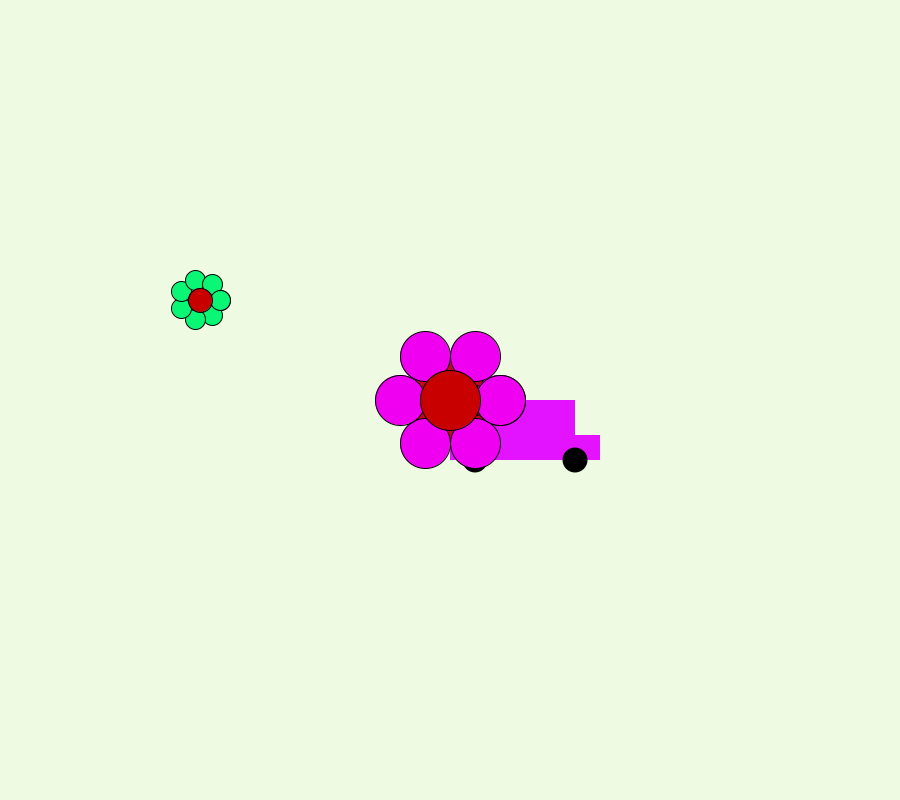
Frame 1 (no input)
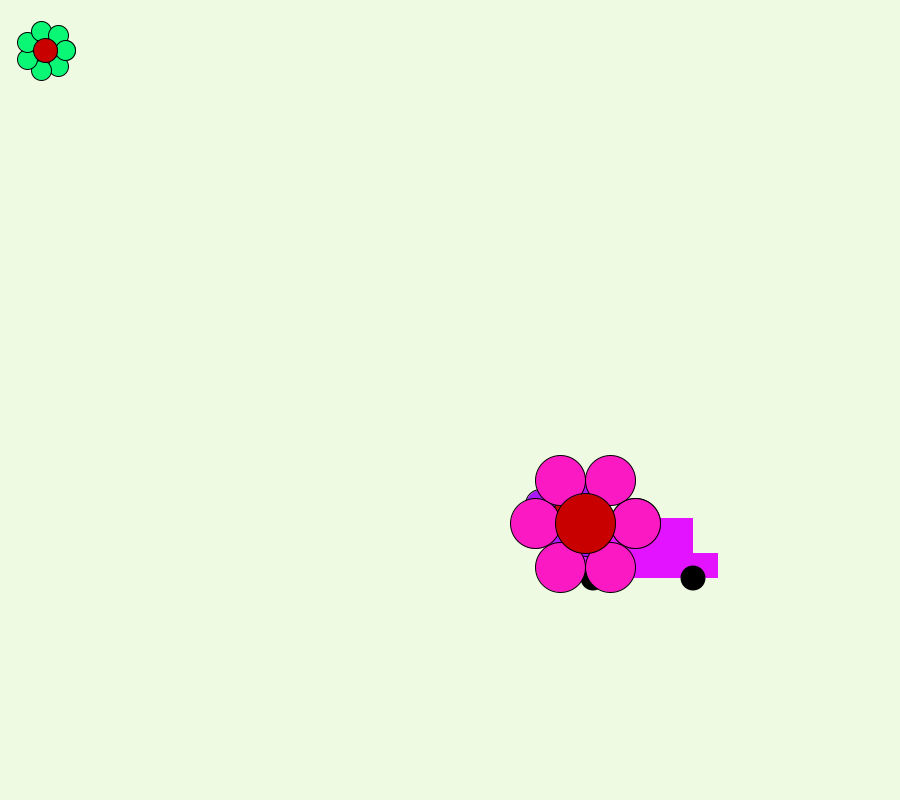
Frame 60 (the mouse pressed at the canvas centre just before this capture)
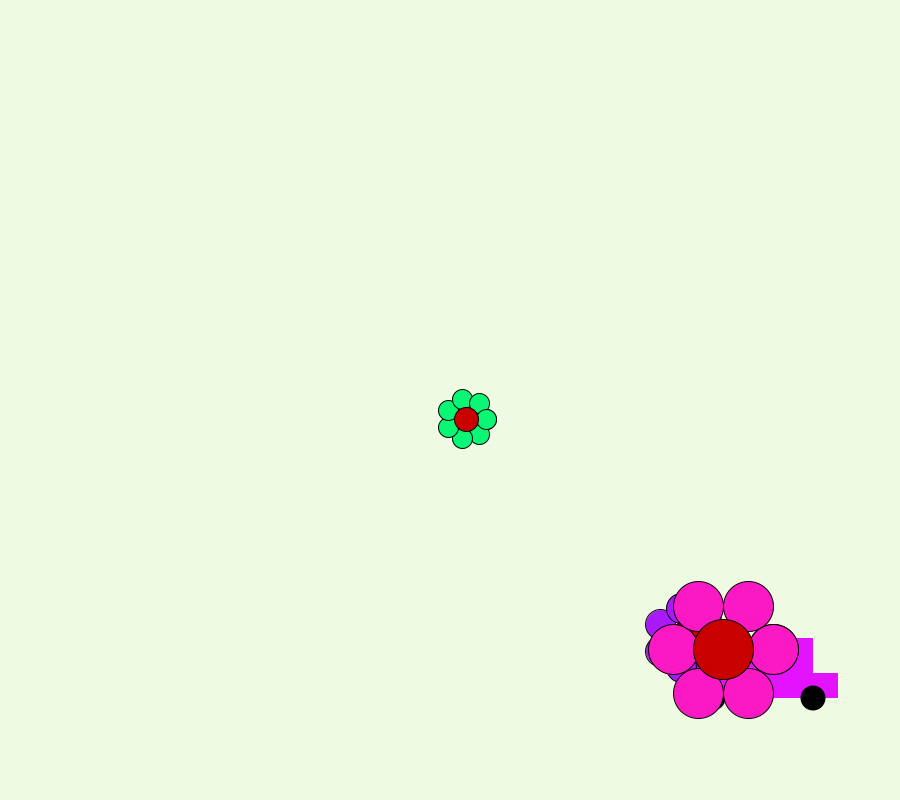
Frame 120 (the mouse held since frame 60 and released just before this capture)

The Processing sketch that drew these frames (run headless with seeded random() and noise(); from frame 60 on, the mouse is pressed at the canvas centre):

// Processing sketch: flowerObject
// ── flowerObject.pde
Flower myFlower1;  // the first instance of the Flower class
Flower myFlower2;
Flower myFlower3;
Flower[] myFlowers;
Flower myCar1;

void setup() {
  size(900, 800);

  float x = width/2;
  float y = height/2;
  int pc = #C9061D;
  int carColor = #E312FF;
  int hitColor = #AA19FA;  

  myFlower1 = new Flower(30, 7, x, y, pc, 2, 2, hitColor);
  myFlower2 = new Flower(50, 6, x, y, #EF00F0, 2.3, 2.1, #FA19C2);
  myFlower3 = new Flower(20, 7, 200, 300, #0AF776, 2, 2, #FA6419);
  myCar1 = new Flower(x, y, 5, carColor, 2, 2);

  myFlowers = new Flower[0];

  for (int i = 0; i < myFlowers.length; i++) {
    int rad = int(random(5, 60));
    int petals = int(random(5, 20));
    float xspeed = random(2.5, 4.5);
    float yspeed = random(2.5, 4.5);
    myFlowers[i] = new Flower(rad, petals, x, y, pc, xspeed, yspeed, hitColor);
  }
}

void draw() {
  if (myFlower3.hit != true) {
    background(#EEFAE1);
  } else {
    background(0);
  }

  for (int i = 0; i < myFlowers.length; i++) {
    myFlowers[i].displayFlower();
    myFlowers[i].move();
    myFlowers[i].bounce();
    myFlowers[i].flowerHit(myFlowers[i]);
  }

  myCar1.displayCar();
  myCar1.move();
  myCar1.bounce();

  myFlower1.displayFlower();
  myFlower1.move();
  myFlower1.bounce();
  myFlower2.displayFlower();
  myFlower2.move();
  myFlower2.bounce();
  myFlower3.displayFlower();
  myFlower3.move();
  myFlower3.followMouse();

  myFlower1.flowerHit(myFlower2);
  myFlower2.flowerHit(myFlower1);
  myFlower3.flowerHit(myFlower1);
  myFlower3.flowerHit(myFlower2);
}

// ── FlowerClass.pde
class Flower {
  float r;       // radius of the flower petal
  int n_petals;  // number of petals 
  float x;       // x-position of the center of the flower
  float y;       // y-position of the center of the flower
  int petalColor;//hexadecimal number for the color of petals
  int hitColor;

  int carColor;

  int size;

  int xdirection = 1;
  int ydirection = 1;

  float xspeed, yspeed;

  float easing = 0.05;

  boolean hit = false;
  
  //Flower object constructor
  Flower(float r, int n_petals, float x, float y, int petalColor, float xspeed, float yspeed, 
    int hitColor) {
    this.r = r;
    this.n_petals = n_petals;
    this.x = x;
    this.y = y;
    this.petalColor = petalColor;
    this.xspeed = xspeed;
    this.yspeed = yspeed;
    this.hitColor = hitColor;
  } 

  //Car object constructor
  Flower(float x, float y, int size, int carColor, float xspeed, float yspeed) {
    this.x = x;
    this.y = y;
    this.size = size;
    this.carColor = carColor;
    this.xspeed = xspeed;
    this.yspeed = yspeed;
  }

  void displayFlower() {
    stroke(1);
    float ballX;
    float ballY;

    if (hit) {
      fill(hitColor);
    } else {
      fill(petalColor);
    }

    for (float i = 0; i < PI * 2; i += 2 * PI / n_petals) {
      ballX = x + r*cos(i);
      ballY = y + r*sin(i);
      ellipse(ballX, ballY, r, r);
    }

    fill(200, 0, 0);
    ellipse(x, y, r * 1.2, r * 1.2);
  }

  void displayCar() {
    float car1x = x + 5 * size;
    float car1y = y;
    noStroke();
    fill(carColor);
    rect(car1x, car1y, 20 * size, 10 * size);
    rect(x, y + 7 * size, 30 * size, 5 * size);
    fill(0);
    ellipse(x + 5 * size, y + 12 * size, 5 * size, 5 * size);
    ellipse(x + 25 * size, y + 12 * size, 5 * size, 5 * size);
  }

  void flowerHit(Flower flower) {
    if (dist(flower.x, flower.y, x, y) < r * 2) {     
      hit = true;
    } else {
      hit = false;
    }
  }

  //https://processing.org/examples/bounce.html  
  void move() {
    x = x + (xspeed * xdirection);
    y = y + (yspeed * ydirection);
  }

  void bounce() {
    if (x > width-r || x < r) {
      xdirection *= -1;
    }
    if (y > height-r || y < r) {
      ydirection *= -1;
    }
  }

  //https://processing.org/examples/easing.html
  void followMouse() {
    float targetX = mouseX;
    float dx = targetX - x;
    x += dx * easing;

    float targetY = mouseY;
    float dy = targetY - y;
    y += dy * easing;
  }
}
